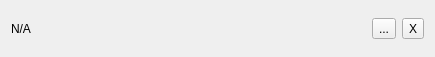
<?xml version="1.0" encoding="UTF-8"?>
<ui version="4.0">
 <class>SecretListItem</class>
 <widget class="QWidget" name="SecretListItem">
  <property name="geometry">
   <rect>
    <x>0</x>
    <y>0</y>
    <width>435</width>
    <height>57</height>
   </rect>
  </property>
  <property name="minimumSize">
   <size>
    <width>0</width>
    <height>0</height>
   </size>
  </property>
  <property name="windowTitle">
   <string>Form</string>
  </property>
  <layout class="QGridLayout" name="gridLayout" rowminimumheight="0">
   <item row="0" column="0">
    <layout class="QHBoxLayout" name="horizontalLayout">
     <item>
      <widget class="QLabel" name="secret_name">
       <property name="text">
        <string>N/A</string>
       </property>
      </widget>
     </item>
     <item>
      <spacer name="horizontalSpacer">
       <property name="orientation">
        <enum>Qt::Orientation::Horizontal</enum>
       </property>
       <property name="sizeHint" stdset="0">
        <size>
         <width>40</width>
         <height>20</height>
        </size>
       </property>
      </spacer>
     </item>
     <item>
      <widget class="QToolButton" name="secret_edit">
       <property name="minimumSize">
        <size>
         <width>0</width>
         <height>0</height>
        </size>
       </property>
       <property name="text">
        <string>...</string>
       </property>
       <property name="icon">
        <iconset theme="input-keyboard"/>
       </property>
      </widget>
     </item>
     <item>
      <widget class="QToolButton" name="secret_remove">
       <property name="text">
        <string>X</string>
       </property>
       <property name="icon">
        <iconset theme="QIcon::ThemeIcon::EditDelete"/>
       </property>
      </widget>
     </item>
    </layout>
   </item>
  </layout>
 </widget>
 <resources/>
 <connections/>
</ui>
